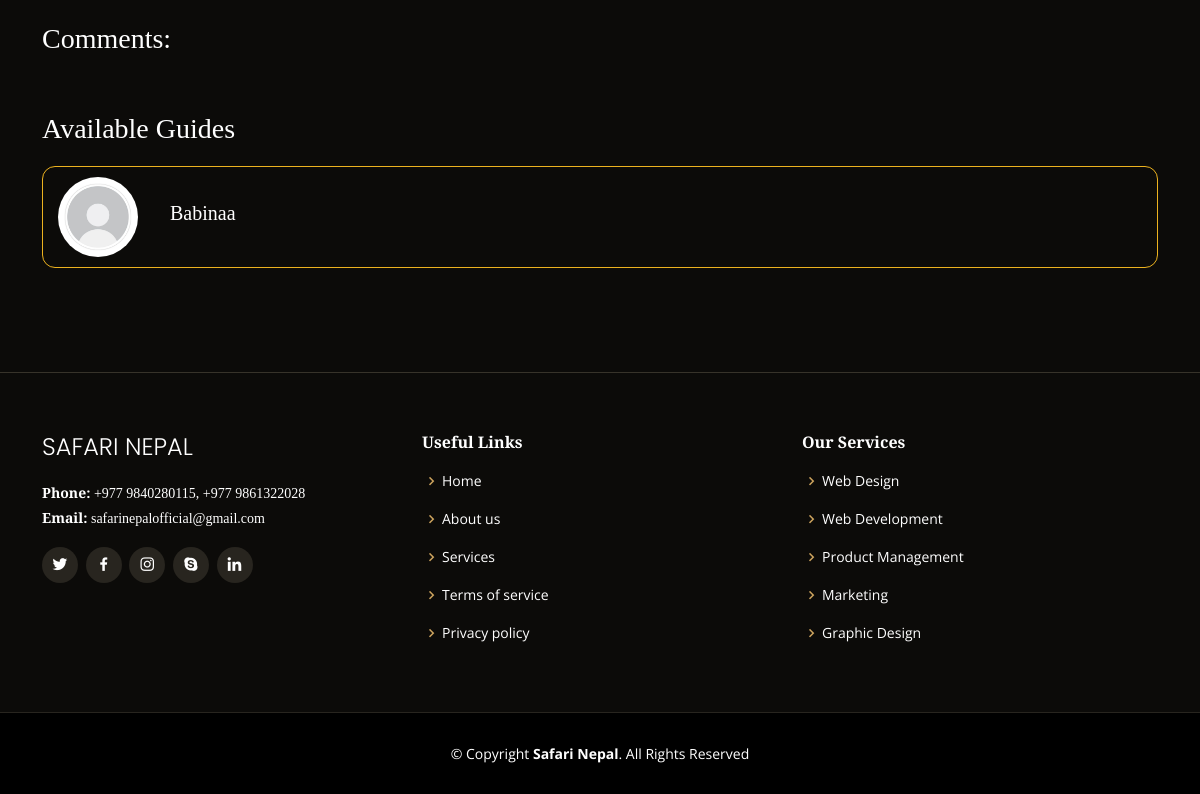
The app's page /mainpage/12/ (signed in, lower part), older data.
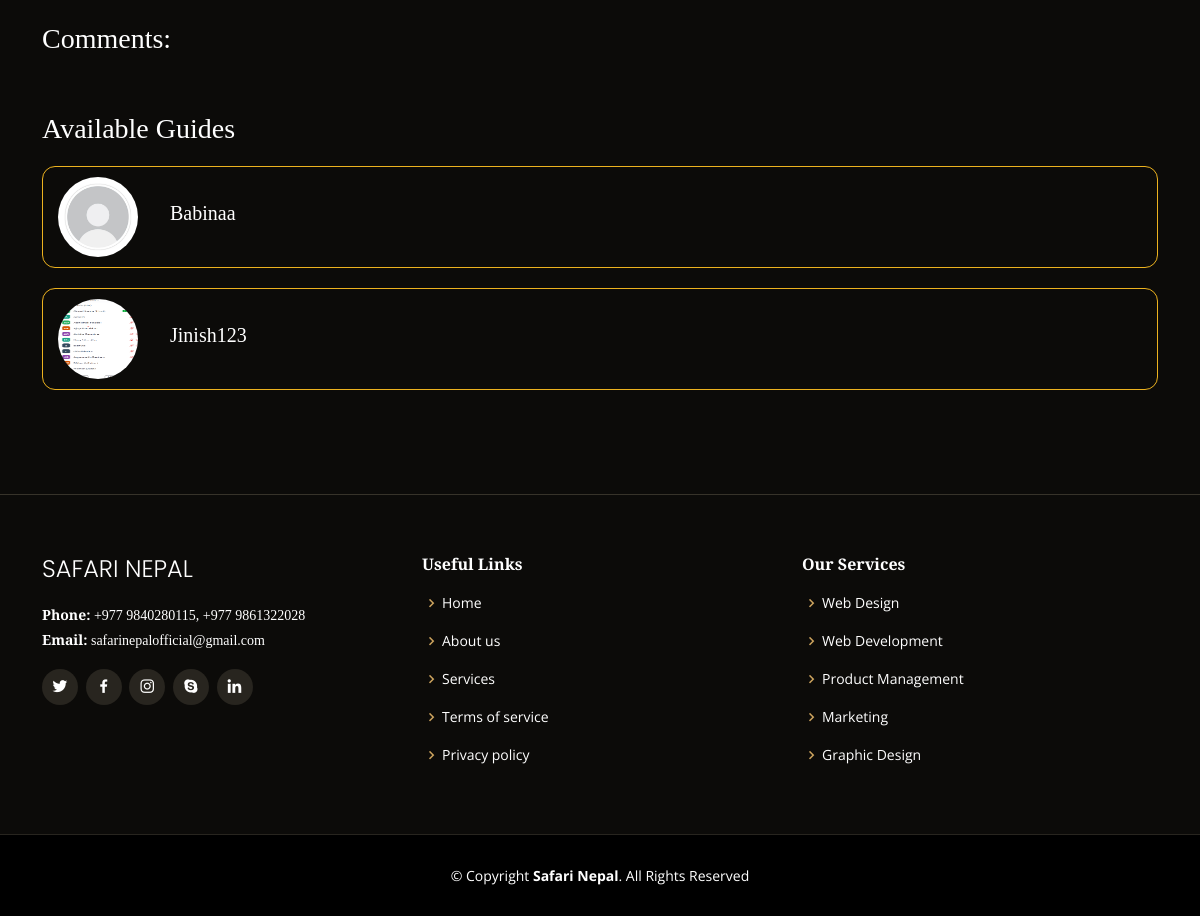
The same page, newer data.
### registration/models.py (models this page shows, shortened)
class Profile(models.Model):
    middle_name= models.CharField(max_length=20,null=True,blank=True)
    sex=models.CharField(max_length=10,choices=[('MALE','MALE'),('FEMALE','FEMALE')])
    age=models.IntegerField(null=False,blank=False)
    phone_number=models.CharField(max_length=15, blank=False, null = False)
    nationality=models.CharField(max_length=20,null=False,blank=False)
    user= models.OneToOneField(User,on_delete=models.CASCADE)
    profile_pic=models.ImageField(default = 'defaultpp.jpg', upload_to=content_file_name)
    place = models.ForeignKey(Places, on_delete=models.CASCADE, null=True, blank=True)
    is_guide=models.BooleanField(default=False)

### destination/views.py (the view, shortened to what this page needs)
# urls.py: path('<int:pk>/', views.placedetailview, name='placeview'),
@login_required
def placedetailview(request,pk):
    place=get_object_or_404(Places,id=pk)
    guide= Profile.objects.filter( place=pk)
    comment = request.POST.get('msg')
    if comment== None or len(comment)==0:
        data=Places.objects.get(id=pk)
        return render(request,'destination/place_view.html',{'data':data , 'guides':guide})

### destination/templates/destination/place_view.html (shortened to what this page needs)
{% extends "main.html" %}
{% block content %}
<section class="mycontainer">
  <div class="container commentcontainer" data-aos="fade-up">
    <div class="row">
      <div class="col-12 pb-4 pt-4">
        <h3>Comments:</h3>
      </div>
    </div>
    <div class="col-12 pb-4 pt-4">
      <h3>Available Guides</h3>
      {% for guide in guides %}
      <div class="guideRow">
        <div class="guidelist">
          <img src="{{ guide.profile_pic.url }}" alt="" class="rounded-circle" width="80" height="80">
          <a href="{% url 'index' %}">
            <h4>{{ guide.user.username }}</h4>
          </a>
        </div>
      </div>
      {% endfor %}
    </div>
  </div>
</section>
{% endblock %}

### main/templates/main.html (shortened to what this page needs)
{% load static %}
<!DOCTYPE html>
<html lang="en">
    <head>
         <link rel="stylesheet" href="https://cdnjs.cloudflare.com/ajax/libs/font-awesome/4.7.0/css/font-awesome.min.css">
        <link href="{% static 'assets/vendor/animate.css/animate.min.css' %}" rel="stylesheet">
        <link href="{% static 'assets/vendor/aos/aos.css' %}" rel="stylesheet">
        <link href="{% static 'assets/vendor/bootstrap/css/bootstrap.min.css' %}" rel="stylesheet">
        <link href="{% static 'assets/vendor/bootstrap-icons/bootstrap-icons.css' %}" rel="stylesheet">
        <link href="{% static 'assets/vendor/boxicons/css/boxicons.min.css' %}" rel="stylesheet">
        <link href="{% static 'assets/vendor/glightbox/css/glightbox.min.css' %}" rel="stylesheet">
        <link href="{% static 'assets/vendor/swiper/swiper-bundle.min.css' %}" rel="stylesheet">
        <link href="{% static 'assets/css/style.css' %}" rel="stylesheet">
    </head>
    <body>
{% block content %}{% endblock content %}
<footer id="footer">
  <div class="footer-top">
    <div class="container">
      <div class="row">
        <div class="col-lg-4 col-md-6">
          <div class="footer-info">
            <h3>Safari Nepal</h3>
            <p>
              <strong>Phone:</strong> +977 9840280115, +977 9861322028<br>
              <strong>Email:</strong> safarinepalofficial@gmail.com<br>
            </p>
            <div class="social-links mt-3">
              <a href="#" class="twitter"><i class="bx bxl-twitter"></i></a>
              <a href="#" class="facebook"><i class="bx bxl-facebook"></i></a>
              <a href="#" class="instagram"><i class="bx bxl-instagram"></i></a>
              <a href="#" class="google-plus"><i class="bx bxl-skype"></i></a>
              <a href="#" class="linkedin"><i class="bx bxl-linkedin"></i></a>
            </div>
          </div>
        </div>
        <div class="col-lg-4 col-md-6 footer-links">
          <h4>Useful Links</h4>
          <ul>
            <li><i class="bx bx-chevron-right"></i> <a href="{% url 'placelist' %}">Home</a></li>
            <li><i class="bx bx-chevron-right"></i> <a href="#">About us</a></li>
            <li><i class="bx bx-chevron-right"></i> <a href="#">Services</a></li>
            <li><i class="bx bx-chevron-right"></i> <a href="#">Terms of service</a></li>
            <li><i class="bx bx-chevron-right"></i> <a href="#">Privacy policy</a></li>
          </ul>
        </div>
        <div class="col-lg-4 col-md-6 footer-links">
          <h4>Our Services</h4>
          <ul>
            <li><i class="bx bx-chevron-right"></i> <a href="#">Web Design</a></li>
            <li><i class="bx bx-chevron-right"></i> <a href="#">Web Development</a></li>
            <li><i class="bx bx-chevron-right"></i> <a href="#">Product Management</a></li>
            <li><i class="bx bx-chevron-right"></i> <a href="#">Marketing</a></li>
            <li><i class="bx bx-chevron-right"></i> <a href="#">Graphic Design</a></li>
          </ul>
        </div>
      </div>
    </div>
  </div>
  <div class="container">
    <div class="copyright">
      &copy; Copyright <strong><span>Safari Nepal</span></strong>. All Rights Reserved
    </div>
  </div>
</footer>
</body>
</html>

### static/assets/css/style.css (style rules this page uses)
body { font-family: "Open Sans", sans-serif; background: #0c0b09; color: #fff; }
a { color: #cda45e; text-decoration: none; }
h1, h2, h3, h4, h5, h6 { font-family: "Playfair Display", serif; }
section { padding: 60px 0; overflow: hidden; }
#footer { background: black; padding: 0 0 30px 0; color: #fff; font-size: 14px; }
#footer .footer-top { background: #0c0b09; border-top: 1px solid #37332a; border-bottom: 1px solid #28251f; padding: 60px 0 30px 0; }
#footer .footer-top .footer-info { margin-bottom: 30px; }
#footer .footer-top .footer-info h3 { font-size: 24px; margin: 0 0 20px 0; padding: 2px 0 2px 0; line-height: 1; font-weight: 300; text-transform: uppercase; font-family: "Poppins", sans-serif; }
#footer .footer-top .footer-info p { font-size: 14px; line-height: 24px; margin-bottom: 0; font-family: "Playfair Display", serif; color: #fff; }
#footer .footer-top .social-links a { font-size: 18px; display: inline-block; background: #28251f; color: #fff; line-height: 1; padding: 8px 0; margin-right: 4px; border-radius: 50%; text-align: center; width: 36px; height: 36px; transition: 0.3s; }
#footer .footer-top h4 { font-size: 16px; font-weight: 600; color: #fff; position: relative; padding-bottom: 12px; }
#footer .footer-top .footer-links { margin-bottom: 30px; }
#footer .footer-top .footer-links ul { list-style: none; padding: 0; margin: 0; }
#footer .footer-top .footer-links ul i { padding-right: 2px; color: #cda45e; font-size: 18px; line-height: 1; }
#footer .footer-top .footer-links ul li { padding: 10px 0; display: flex; align-items: center; }
#footer .footer-top .footer-links ul li:first-child { padding-top: 0; }
#footer .footer-top .footer-links ul a { color: #fff; transition: 0.3s; display: inline-block; line-height: 1; }
#footer .copyright { text-align: center; padding-top: 30px; }

### destination/templates/destination/place_view.html (style rules this page uses)
.commentcontainer { padding-top: 20px; }
.mycontainer { padding-top: 50px; }
h4 { color: white; font-size: 20px; }
.guideRow { display: flex; flex-direction: column; border: 1px solid #ecb21f; border-radius: 13px; margin: 20px 0 20px 0; }
.guidelist { display: flex; gap: 2rem; padding: 10px 15px; text-transform: capitalize; text-align: center; align-items: center; }

Row changes from the older to the newer data that the page shows:
added Profile: profile_pic (picture), user.username "Jinish123"
